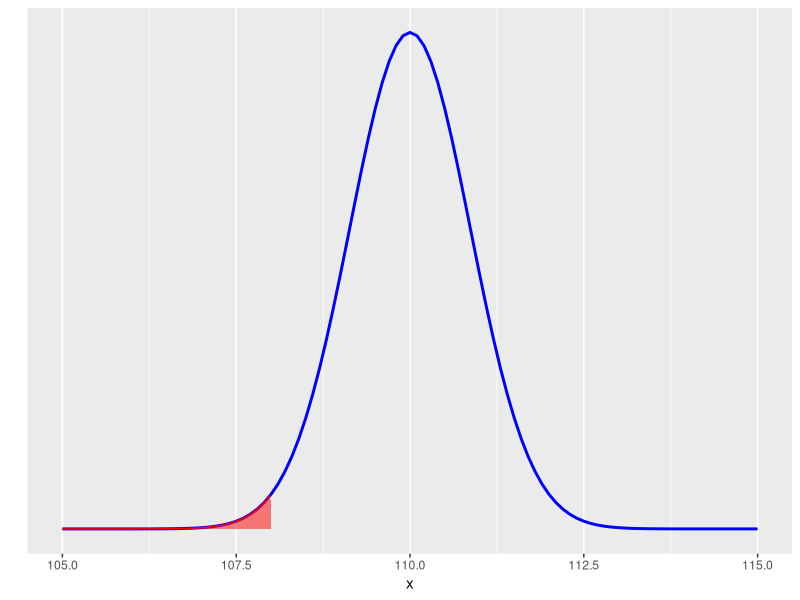
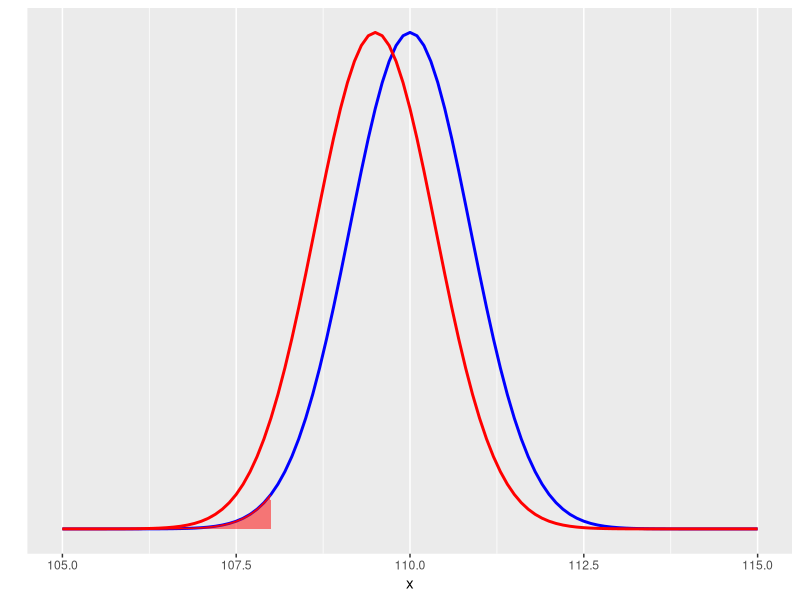
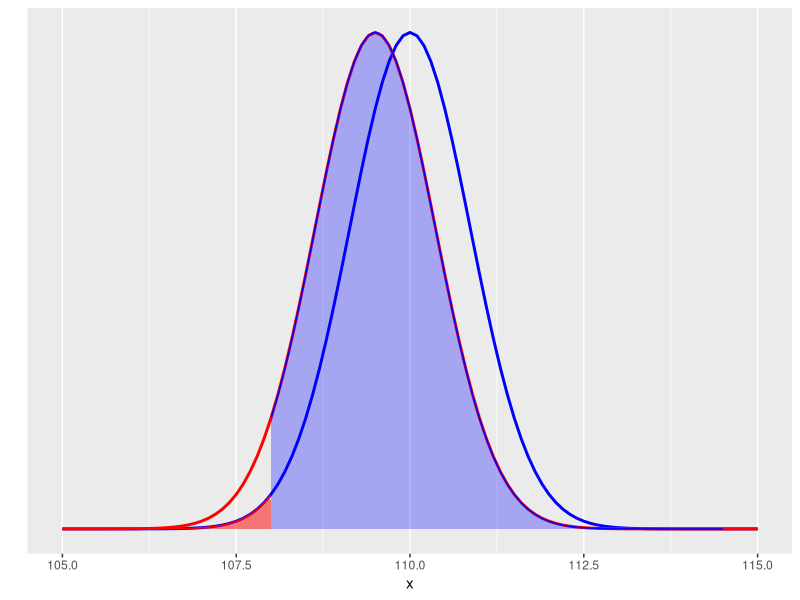
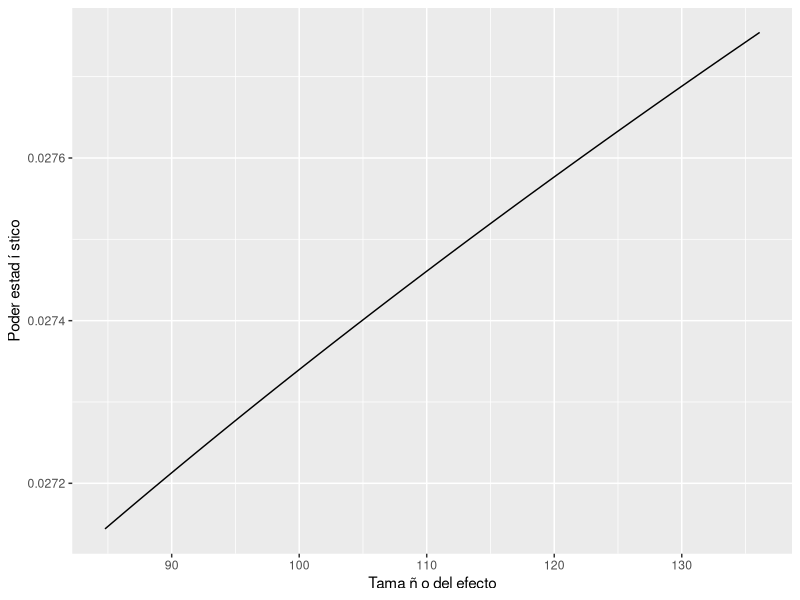

Source code (R) for these figures, in order:
if (!require ( pwr )) {
  install.packages ("pwr" , dependencies=TRUE)
  require (pwr)
}
library(dplyr)
library(ggpubr)
library(pwr)
# Grupo número 1
# Integrante Jaime Alejandro Carrasco Quintrequeo
# Integrante Matías Andrés Colil Colil
# Integrante Matías Ignacio Hernández Canales

#Pregunta 1
#El agricultor está seguro de que el verdadero peso medio no puede ser superior a 110 gramos y piensa
#rechazar la hipótesis nula cuando la muestra presente un peso medio menor a 108 gramos. Determine, 
#usando herramientas gráficas, la probabilidad de que cometa un error de tipo I.

#se pide encontrar la probabilidad de que el agricultor cometa un eror de tipo I 
#y esto significa que se debe encontrar el valor de significancia alfa
#que es el que determina la probalidad de cometer un error de tipo I

#Hipotesis:
#H0: El peso medio de las manzanas es de 110g, mu >= 110g (hipotesis nula)
#HA: El peso medio de las manzanas es menor a 110g, mu < 110g (hipotesis alternativa)

#Valores conocidos
n<-300 #tamaño de la muestra
des.est<- 15 #desviacion estandar
err.est<- des.est / sqrt(n) #error estandar

#generamos una distribucion normal en torno al valor nulo de la hipotesis
#y usamos 1000 valores para generar la secuencia
valor.nulo = 110
puntos <- 1000

x <- seq(valor.nulo-5, valor.nulo+5,length.out = puntos)
densidad.prob <- dnorm(x, mean = valor.nulo, sd = err.est)
distr.normal <-data.frame(x,densidad.prob)
grafico <- ggplot(distr.normal, aes(x))
grafico <- grafico + stat_function(fun = dnorm,
                                 args = list(mean = valor.nulo,
                                             sd = err.est),
                                 colour = "blue", size = 1)
grafico <- grafico + geom_area(data = subset(distr.normal, x < 108),
                         aes(y=densidad.prob),
                         colour = "red",
                         fill = "red",
                         alpha = 0.5) + ylab("") + scale_y_continuous(breaks = NULL)
print(grafico)

#Por tanto la probabilidad de que el agricultor cometa un error de tipo I
#está dado por el valor de significancia que es igual a la probalidad de
#tomar un valor dentro del area de rechazo (area roja)

prob.error.i <- pnorm(108, mean = valor.nulo, sd= err.est, lower.tail = TRUE)
print(prob.error.i)

cat("La probabilidad de cometer un error de Tipo I es de: ", prob.error.i, "% \n\n")

#Pregunta 2
#Suponga ahora que el verdadero peso medio de las manzanas es de 109,5 gramos. Determine mediante 
#herramientas gráficas cuál sería la probabilidad de que el agricultor, quien obviamente no conoce este dato, 
#cometa un error de tipo II.


#Se nos pide encontrar la probabilidad de que el agricultor cometa un error de tipo II

#Valores conocidos
media_verdadera<-109.5

#Tenemos que superponer el grafico de la hiptesis nula con este nuevo grafico para 
#ver de manera grafica la probabilidad del error de tipo II
#Grafico con la media verdadera

x2 <- seq(media_verdadera-5, media_verdadera+5,length.out = puntos)
densidad.prob2 <- dnorm(x2, mean = media_verdadera, sd = err.est)
distr.normal2 <-data.frame(x = x2, y = densidad.prob2)

grafico2 <- grafico + stat_function(fun = dnorm,
                                    args = list(mean = media_verdadera, sd = err.est),
                                    colour = "red", size = 1)
print(grafico2)
grafico2<- grafico2 + geom_area(data = subset(distr.normal2, x >= 108),
                                aes(y=y),
                                colour = "blue",
                                fill = "blue",
                                alpha = 0.3)
print(grafico2)

#Por tanto la probabilidad de que el agricultor cometa un error de tipo II
#está dado por el valor de significancia que es igual a la probalidad de no
#tomar un valor dentro del area de rechazo (area azul)

beta <- pnorm(108, mean = media_verdadera, sd= err.est, lower.tail = FALSE)

print(beta)

cat("La probabilidad de cometer un error de Tipo II es de: ", beta, "% \n\n")

# Pregunta 3
# Teniendo en cuenta que en realidad no se conoce el verdadero peso medio, genere ahora un gráfico del
# poder teniendo en cuenta que el agricultor piensa rechazar la hipótesis nula si la muestra presenta un peso
# medio menor a 109 gramos, pero suponiendo ahora que el peso volumen medio podría variar entre 108 y
# 110 gramos.

#x3 <- seq(108, 110,length.out = 300)
#Preguntar al mati pq 1000 y no 300, no sale en los comentarios el pq, en el enunciado dice 300.}

# Generar la secuencia aleatoria de números
x3 <- runif(300, min = 108, max = 110)

# Ajustar la media y la desviación estándar
x3 <- (x3 - mean(x3)) / sd(x3) * 15 + mean(x3)


media3 <- mean(x3)
# poder3=pwr.norm.test(n=300,
#                     delta=x3,
#                     sd=15,
#                     sig.level=0.05,
#                     type="one.sample",
#                     alternative = "two.sided")$power
# poder3 = pwr.norm.test(d=((media3-109)/des.est), sig.level =0.05, power = 0.8, alternative = "less")
poder3 <- power.t.test(n=x3, 
                       delta=media3-109, 
                       sd=des.est,
                       sig.level = 0.05, 
                       type = "one.sample", 
                       alternative = "two.sided" )$power

pow3 <- data.frame(x3,poder3)

g3 <- ggplot(pow3,aes(x3,poder3))
g3 <- g3 + geom_line ()
g3 <- g3 + labs ( colour = "red" )
g3 <- g3 + ylab ( " Poder estad í stico " )
g3 <- g3 + xlab ( " Tama ñ o del efecto " )

print(g3)


#Pregunta 4
#Considerando un peso medio verdadero de 109 gramos, calcule usando funciones de R 
#(o alguno de sus paquetes) cuántas manzanas deberían revisarse para conseguir un 
#poder estadístico de 0,75 y un nivel de significación de 0,05.

#Para poder obtener los datos estadisticos que se piden vamos a utilizar la
#funcion power.t.test en la cual si dejamos el valor de n como NULL
#nos entregara el tamaño de la muestra

media_p4<- 109


res <- pwr.norm.test(d = ((media_p4 - valor.nulo)/des.est), sig.level = 0.05,
                                   power = 0.75, alternative = "less")
tamaño.test.z <- ceiling(res[["n"]])

cat("El tamaño de la muestra para los valores estadisticos dados es de: ", tamaño.test.z, " \n\n")


#Pregunta 5
# Repita el ejercicio de la pregunta anterior, suponiendo ahora que el agricultor es muy exigente y desea
# reducir la probabilidad de cometer un error de tipo I a un 1% solamente?

media_p4<- 109


res <- pwr.norm.test(d = ((media_p4 - valor.nulo)/des.est), sig.level = 0.01,
                     power = 0.75, alternative = "less")
tamaño.test.z <- ceiling(res[["n"]])

cat("El tamaño de la muestra para los valores estadisticos dados es de: ", tamaño.test.z, " \n\n")
